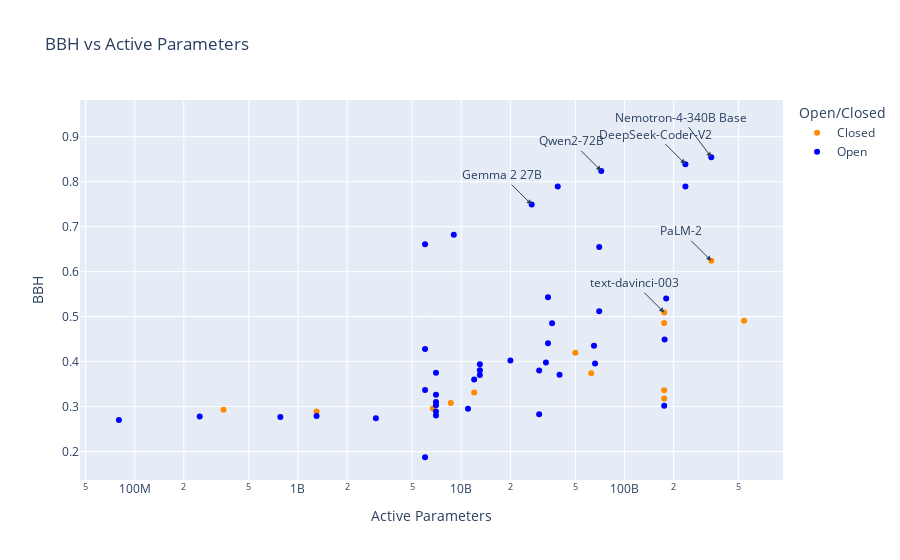

Notebook source saved alongside this figure:
### Code cell
color_map = {'Open': 'blue', 'Closed': 'darkorange'}

highlighted_models = ['Nemotron-4-340B Base','DeepSeek-Coder-V2','Qwen2-72B', 'Mixtral8x22B', 'Gemma 2 27B', 
                      'PaLM-2', 'text-davinci-003']

# Create the plot
fig = px.scatter(df, x='Active Parameters', y='BBH', 
                 color='Open/Closed',
                 title='BBH vs Active Parameters',
                 hover_data=['System', 'BBH', 'Active Parameters'],
                 color_discrete_map=color_map
                )
fig.update_layout(xaxis_type="log")
for i, row in df.iterrows():
    if row['System'] in highlighted_models:
        ay = -40 if row['System'] == 'Nemotron-4-340B Base' else -30
        fig.add_annotation(
            x=np.log10(row['Active Parameters']),
            y=row['BBH'],
            text=row["System"],
            showarrow=True,
            arrowhead=2,
            arrowsize=1,
            arrowwidth=1,
            visible=True,
            ay=ay,
            ax=-30
        )

# Show the plot
fig.show()

### Figure 1 — Plotly figure (JSON) as saved in the notebook; plotly's stock layout.template omitted (floating-point values rounded to 4 significant figures; data arrays with more than 128 entries replaced by an {"elided": "..."} marker saying what was removed)
{"data": [{"customdata": [["claude-2.1"], ["claude-3-haiku-20240307"], ["claude-3-opus-20240229"], ["claude-3-sonnet-20240229"], ["command"], ["gemini-1.5-pro-preview-0409"], ["gemini-pro"], ["gpt-3.5-turbo"], ["gpt-4"], ["gpt-4-turbo"], ["mistral-large-latest"], ["mistral-small"], ["mistral-small-latest"], ["mistral-tiny"], ["BloombergGPT"], ["Chinchilla 70B"], ["Claude 2"], ["Claude 2.1"], ["Claude 3 Haiku"], ["Claude 3 Opus"], ["Claude 3 Sonnet"], ["Claude 3.5 Sonnet"], ["code-cushman-001"], ["code-davinci-001"], ["code-davinci-002"], ["Gemini 1.0 Pro"], ["Gemini 1.5 Flash Preview"], ["Gemini 1.5 Pro (April 2024)"], ["Gemini 1.5 Pro (Exp-0801)"], ["Gemini 1.5 Pro (May 2024)"], ["Gemini Ultra"], ["GLM-4 (0116)"], ["Gopher 280B"], ["GPT-3.5-turbo-16k"], ["GPT-3.5-turbo-16k-0125"], ["GPT-4 (original)"], ["gpt-4-0125-preview"], ["gpt-4-0613"], ["gpt-4-1106-preview"], ["gpt-4-turbo-2024-04-09"], ["GPT-4o"], ["GPT-4o mini"], ["GPT-4o mini-0718"], ["GPT-4o-0806"], ["Inflection-2"], ["Inflection-2.5"], ["Mistral Large"], ["o1 mini"], ["o1 preview"], ["PaLM 540B"], ["PaLM 63B"], ["PaLM 9B"], ["PaLM-2"], ["Reka Core"], ["text-ada-001"], ["text-babbage-001"], ["text-curie-001"], ["text-davinci-001"], ["text-davinci-002"], ["text-davinci-003"], ["Yi-Large"]], "hovertemplate": "Open/Closed=Closed<br>Active Parameters=%{x}<br>BBH=%{y}<br>System=%{customdata[0]}<extra></extra>", "legendgroup": "Closed", "marker": {"color": "darkorange", "symbol": "circle"}, "mode": "markers", "name": "Closed", "orientation": "v", "showlegend": true, "type": "scatter", "x": [null, null, null, null, null, null, null, null, 280000000000, null, null, null, null, null, 50000000000, 70000000000, null, null, null, null, null, null, 12000000000, 175000000000, null, null, null, null, null, null, null, null, 280000000000, null, null, 280000000000, null, null, null, null, null, null, null, null, null, null, null, null, null, 540000000000, 62500000000, 8630000000, 340000000000, null, 350000000, 1300000000, 6700000000, 175000000000, 175000000000, 175000000000, null], "xaxis": "x", "y": [null, null, null, null, null, null, null, null, null, null, null, null, null, null, 0.4197, null, null, null, null, 0.868, null, 0.931, 0.3312, 0.3182, 0.528, null, 0.855, null, null, 0.892, null, null, null, null, null, null, null, null, null, null, null, null, null, null, null, null, null, null, null, 0.491, 0.374, 0.308, 0.624, null, 0.2928, 0.2888, 0.2955, 0.336, 0.486, 0.509, null], "yaxis": "y"}, {"customdata": {"elided": "129x1 str values"}, "hovertemplate": "Open/Closed=Open<br>Active Parameters=%{x}<br>BBH=%{y}<br>System=%{customdata[0]}<extra></extra>", "legendgroup": "Open", "marker": {"color": "blue", "symbol": "circle"}, "mode": "markers", "name": "Open", "orientation": "v", "showlegend": true, "type": "scatter", "x": {"elided": "129 int values"}, "xaxis": "x", "y": {"elided": "129 float values"}, "yaxis": "y"}], "layout": {"annotations": [{"arrowhead": 2, "arrowsize": 1, "arrowwidth": 1, "ax": -30, "ay": -30, "showarrow": true, "text": "DeepSeek-Coder-V2", "visible": true, "x": 11.37, "y": 0.839}, {"arrowhead": 2, "arrowsize": 1, "arrowwidth": 1, "ax": -30, "ay": -30, "showarrow": true, "text": "Gemma 2 27B", "visible": true, "x": 10.43, "y": 0.749}, {"arrowhead": 2, "arrowsize": 1, "arrowwidth": 1, "ax": -30, "ay": -40, "showarrow": true, "text": "Nemotron-4-340B Base", "visible": true, "x": 11.53, "y": 0.8544}, {"arrowhead": 2, "arrowsize": 1, "arrowwidth": 1, "ax": -30, "ay": -30, "showarrow": true, "text": "PaLM-2", "visible": true, "x": 11.53, "y": 0.624}, {"arrowhead": 2, "arrowsize": 1, "arrowwidth": 1, "ax": -30, "ay": -30, "showarrow": true, "text": "Qwen2-72B", "visible": true, "x": 10.86, "y": 0.824}, {"arrowhead": 2, "arrowsize": 1, "arrowwidth": 1, "ax": -30, "ay": -30, "showarrow": true, "text": "text-davinci-003", "visible": true, "x": 11.24, "y": 0.509}], "legend": {"title": {"text": "Open/Closed"}, "tracegroupgap": 0}, "title": {"text": "BBH vs Active Parameters"}, "xaxis": {"anchor": "y", "domain": [0, 1], "title": {"text": "Active Parameters"}, "type": "log"}, "yaxis": {"anchor": "x", "domain": [0, 1], "title": {"text": "BBH"}}}}
